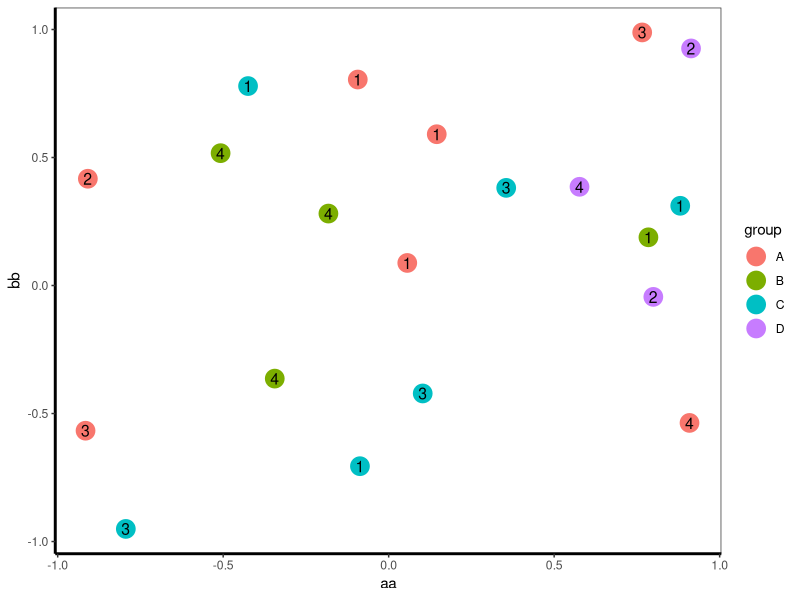

This chart was generated by the following R code:
library(ggplot2)
set.seed(123)
aa = runif(20,min=-1,max=1)
bb = runif(20,min=-1,max=1)
group = sample(c("A","B","C","D"),20,replace=T)
data = sample(1:4,20,replace=T)
mydat = data.frame(aa=aa,bb=bb,group=group,data=data)
ggplot(mydat,aes(x=aa,y=bb,group=group)) + 
  scale_shape_manual(values=c(0,1,2,3,4,5,6,7,8)) + 
  geom_point(size=6,aes(colour=group)) + 
  geom_text(label=paste(mydat$data),colour="black",size=4) +
  theme_bw() +
  theme(panel.grid=element_blank(),axis.line=element_line(size=1,colour="black"))